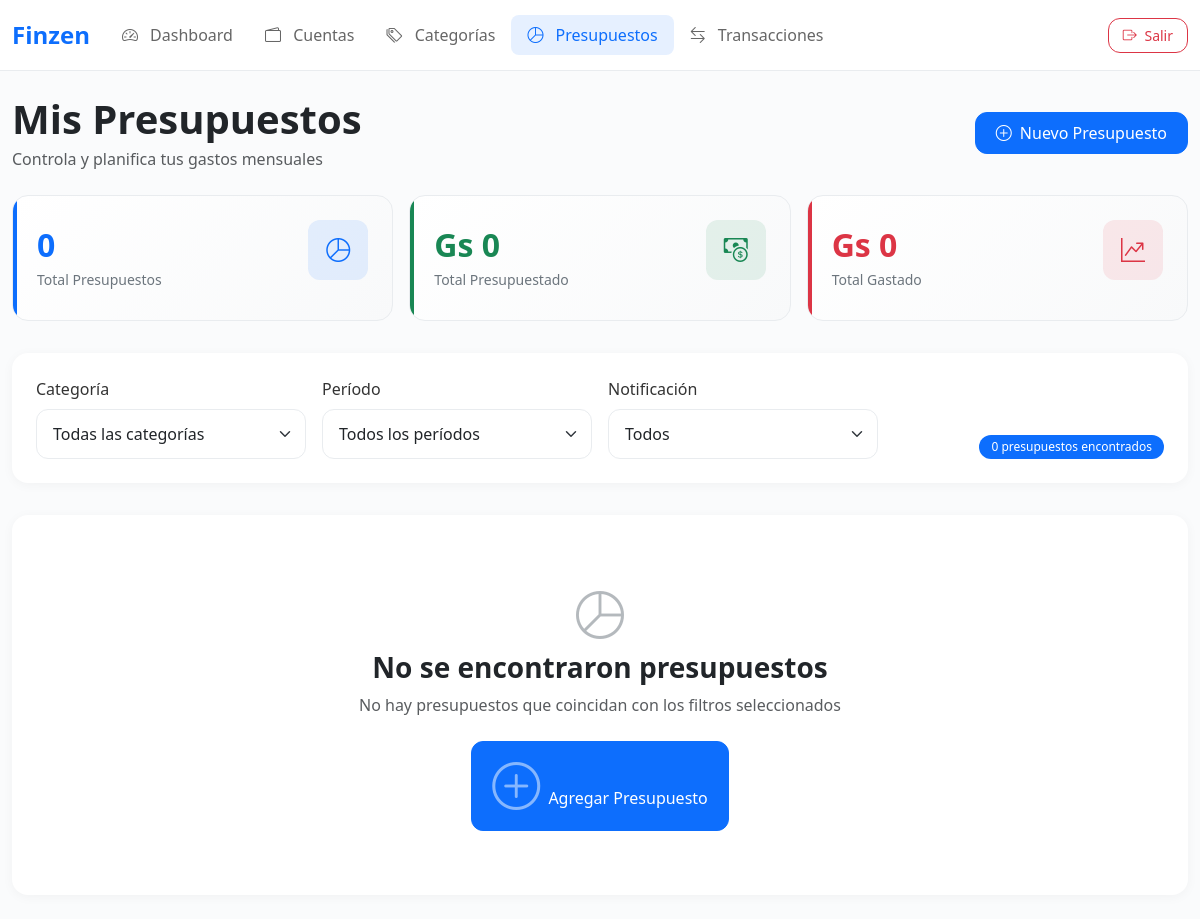
Page /user/presupuestos.php (signed in) on the earlier database version.
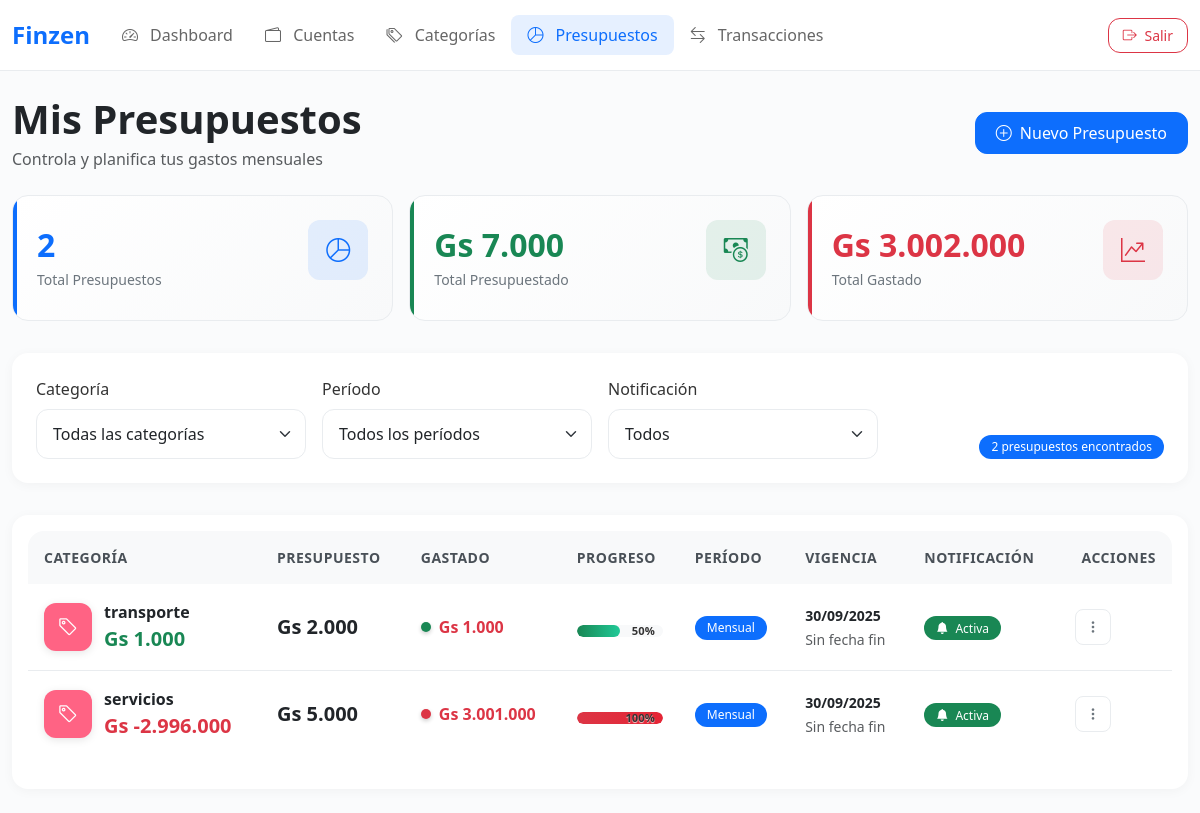
Same page on the later database version.
### tables this page shows
CREATE TABLE `presupuestos` (
  `id` int(10) UNSIGNED NOT NULL,
  `usuario_id` int(10) UNSIGNED NOT NULL,
  `categoria_id` int(10) UNSIGNED NOT NULL,
  `monto` bigint(20) NOT NULL COMMENT 'Valor en centavos/unidad mínima',
  `periodo` enum('mensual','anual') NOT NULL,
  `fecha_inicio` date NOT NULL,
  `fecha_fin` date DEFAULT NULL,
  `notificacion` tinyint(1) DEFAULT 1,
  `creado_en` timestamp NOT NULL DEFAULT current_timestamp(),
  `actualizado_en` timestamp NULL DEFAULT NULL ON UPDATE current_timestamp()
);

CREATE TABLE `categorias` (
  `id` int(10) UNSIGNED NOT NULL,
  `usuario_id` int(10) UNSIGNED NOT NULL,
  `nombre` varchar(50) NOT NULL,
  `tipo` enum('ingreso','gasto') NOT NULL,
  `icono` varchar(50) DEFAULT 'category',
  `color` char(7) DEFAULT '#1976D2',
  `creado_en` timestamp NOT NULL DEFAULT current_timestamp(),
  `actualizado_en` timestamp NULL DEFAULT NULL ON UPDATE current_timestamp()
);

### user/presupuestos.php (the view, shortened to what the changed rows need)
<?php
$db = Conexion::obtenerInstancia()->obtenerConexion();
$usuario_id = $_SESSION["user_id"];
function formatMoney($amount) {
    return 'Gs ' . number_format($amount / 100, 0, ',', '.');
}
class BudgetRepository {
    private $db;
    public function __construct($db) {
        $this->db = $db;
    }
    public function getAll($userId, $filters = [], $limit = 10, $offset = 0) {
        $query = "
            SELECT
                p.*,
                u.nombre_usuario,
                c.nombre AS categoria_nombre,
                c.color AS categoria_color,
                c.tipo AS categoria_tipo,
                COALESCE(SUM(CASE WHEN c.tipo = 'gasto' THEN t.monto ELSE 0 END), 0) AS gastos_actuales
            FROM
                presupuestos p
            INNER JOIN
                usuarios u ON p.usuario_id = u.id
            INNER JOIN
                categorias c ON p.categoria_id = c.id
            LEFT JOIN
                transacciones t ON p.categoria_id = t.categoria_id
                AND t.fecha BETWEEN p.fecha_inicio AND COALESCE(p.fecha_fin, CURDATE())
            WHERE
                p.usuario_id = :usuario_id
        ";
        $params = [':usuario_id' => $userId];
        $query .= " GROUP BY p.id, u.nombre_usuario, c.nombre, c.color, c.tipo";
        $countQuery = "SELECT COUNT(*) FROM ($query) AS filtered";
        $countStmt = $this->db->prepare($countQuery);
        foreach ($params as $key => $value) {
            $countStmt->bindValue($key, $value);
        }
        $countStmt->execute();
        $total = $countStmt->fetchColumn();
        $query .= " ORDER BY p.fecha_inicio DESC LIMIT :limit OFFSET :offset";
        $stmt = $this->db->prepare($query);
        $stmt->bindValue(':limit', $limit, PDO::PARAM_INT);
        $stmt->bindValue(':offset', $offset, PDO::PARAM_INT);
        foreach ($params as $key => $value) {
            $stmt->bindValue($key, $value);
        }
        $stmt->execute();
        return [
            'data' => $stmt->fetchAll(),
            'total' => $total
        ];
    }
    public function getTotalStats($userId) {
        $stmt = $this->db->prepare("
            SELECT
                COUNT(*) as total_presupuestos,
                COALESCE(SUM(p.monto), 0) as total_presupuestado,
                COALESCE(SUM(
                    CASE WHEN c.tipo = 'gasto' THEN
                        (SELECT COALESCE(SUM(t.monto), 0)
                         FROM transacciones t
                         WHERE t.categoria_id = p.categoria_id
                         AND t.fecha BETWEEN p.fecha_inicio AND COALESCE(p.fecha_fin, CURDATE()))
                    ELSE 0 END
                ), 0) as total_gastado
            FROM presupuestos p
            INNER JOIN categorias c ON p.categoria_id = c.id
            WHERE p.usuario_id = :usuario_id
        ");
        $stmt->execute([':usuario_id' => $userId]);
        return $stmt->fetch(PDO::FETCH_ASSOC);
    }
}
$periodos = [
    "mensual" => "Mensual",
    "anual" => "Anual",
];
$budgetRepo = new BudgetRepository($db);
$filters = [
    'categoria_id' => $_GET['categoria_id'] ?? '',
    'periodo' => $_GET['periodo'] ?? '',
    'notificacion' => isset($_GET['notificacion']) ? (int)$_GET['notificacion'] : null
];
$page = isset($_GET['page']) ? (int)$_GET['page'] : 1;
$perPage = 5;
$offset = ($page - 1) * $perPage;
$result = $budgetRepo->getAll($usuario_id, $filters, $perPage, $offset);
$presupuestos = $result['data'];
$totalPresupuestos = $result['total'];
$stats = $budgetRepo->getTotalStats($usuario_id);
?>
<!DOCTYPE html>
<html lang="es">
<head>
    <link href="https://cdn.jsdelivr.net/npm/bootstrap@5.3.0/dist/css/bootstrap.min.css" rel="stylesheet">
    <link rel="stylesheet" href="https://cdn.jsdelivr.net/npm/bootstrap-icons@1.10.0/font/bootstrap-icons.css">
</head>
<body>
    <div class="container py-4">
        <div class="d-flex justify-content-between align-items-center mb-4">
            <div>
                <h1 class="mb-1">Mis Presupuestos</h1>
            </div>
        </div>
        <div class="stats-grid">
            <div class="stat-card primary">
                <div class="d-flex justify-content-between align-items-center">
                    <div>
                        <div class="stat-value text-primary"><?= $stats['total_presupuestos'] ?></div>
                        <div class="stat-label">Total Presupuestos</div>
                    </div>
                </div>
            </div>
            <div class="stat-card success">
                <div class="d-flex justify-content-between align-items-center">
                    <div>
                        <div class="stat-value text-success"><?= formatMoney($stats['total_presupuestado']) ?></div>
                        <div class="stat-label">Total Presupuestado</div>
                    </div>
                </div>
            </div>
            <div class="stat-card danger">
                <div class="d-flex justify-content-between align-items-center">
                    <div>
                        <div class="stat-value text-danger"><?= formatMoney($stats['total_gastado']) ?></div>
                        <div class="stat-label">Total Gastado</div>
                    </div>
                </div>
            </div>
        </div>
        <div class="filters-card">
            <form method="GET" action="" id="filtersForm">
                <div class="row g-3 align-items-end">
                    <div class="col-md-3 text-md-end">
                        <span class="badge bg-primary badge-custom">
                            <?= $totalPresupuestos ?> presupuesto<?= $totalPresupuestos !== 1 ? 's' : '' ?> encontrado<?= $totalPresupuestos !== 1 ? 's' : '' ?>
                        </span>
                    </div>
                </div>
            </form>
        </div>
        <div class="card">
            <div class="card-body">
                <?php if (empty($presupuestos)): ?>
                    <div class="empty-state">
                        <i class="bi bi-pie-chart"></i>
                        <h3 class="mb-2">No se encontraron presupuestos</h3>
                        <p class="text-muted mb-4">No hay presupuestos que coincidan con los filtros seleccionados</p>
                        <button class="btn btn-primary" data-bs-toggle="modal" data-bs-target="#addBudgetModal">
                            <i class="bi bi-plus-circle me-1"></i> Agregar Presupuesto
                        </button>
                    </div>
                <?php else: ?>
                    <div class="table-responsive">
                        <table class="table table-hover align-middle">
                            <thead class="table-light">
                                <tr>
                                    <th>Categoría</th>
                                    <th>Presupuesto</th>
                                    <th>Gastado</th>
                                    <th>Progreso</th>
                                    <th>Período</th>
                                    <th>Vigencia</th>
                                    <th>Notificación</th>
                                    <th class="text-end">Acciones</th>
                                </tr>
                            </thead>
                            <tbody>
                                <?php foreach ($presupuestos as $presupuesto):
                                    $progreso = $presupuesto["monto"] > 0 ? min(100, ($presupuesto["gastos_actuales"] / $presupuesto["monto"]) * 100) : 0;
                                    $progresoClase = $progreso > 90 ? 'progress-danger' :
                                                    ($progreso > 70 ? 'progress-warning' : 'progress-success');
                                    $statusClase = $progreso > 90 ? 'status-danger' :
                                                 ($progreso > 70 ? 'status-warning' : 'status-safe');
                                    $restante = $presupuesto["monto"] - $presupuesto["gastos_actuales"];
                                    $restanteClase = $progreso > 90 ? 'restante-danger' :
                                                   ($progreso > 70 ? 'restante-warning' : 'restante-safe');
                                ?>
                                <tr>
                                    <td>
                                        <div class="d-flex align-items-center">
                                            <?php if (!empty($presupuesto['categoria_color'])): ?>
                                                <span class="category-icon" style="background-color: <?= htmlspecialchars($presupuesto['categoria_color']) ?>">
                                                    <i class="bi bi-tag"></i>
                                                </span>
                                            <?php endif; ?>
                                            <div>
                                                <strong><?= htmlspecialchars($presupuesto["categoria_nombre"]) ?></strong>
                                                <br>
                                                <span class="restante-amount <?= $restanteClase ?>">
                                                    <?= formatMoney($restante) ?>
                                                </span>
                                            </div>
                                        </div>
                                    </td>
                                    <td>
                                        <span class="fw-bold h5"><?= formatMoney($presupuesto["monto"]) ?></span>
                                    </td>
                                    <td>
                                        <div class="budget-status">
                                            <span class="status-indicator <?= $statusClase ?>"></span>
                                            <span class="<?= $presupuesto["gastos_actuales"] > 0 ? 'text-danger fw-bold' : 'text-muted' ?>">
                                                <?= formatMoney($presupuesto["gastos_actuales"]) ?>
                                            </span>
                                        </div>
                                    </td>
                                    <td>
                                        <div class="progress-container">
                                            <div class="progress-bar <?= $progresoClase ?>" style="width: <?= $progreso ?>%">
                                            </div>
                                            <span class="progress-percentage"><?= round($progreso) ?>%</span>
                                        </div>
                                    </td>
                                    <td>
                                        <span class="badge bg-primary badge-custom">
                                            <?= htmlspecialchars($periodos[$presupuesto["periodo"]] ?? $presupuesto["periodo"]) ?>
                                        </span>
                                    </td>
                                    <td>
                                        <small>
                                            <strong><?= date("d/m/Y", strtotime($presupuesto["fecha_inicio"])) ?></strong>
                                            <?php if ($presupuesto["fecha_fin"]): ?>
                                                <br>al <?= date("d/m/Y", strtotime($presupuesto["fecha_fin"])) ?>
                                            <?php else: ?>
                                                <br><span class="text-muted">Sin fecha fin</span>
                                            <?php endif; ?>
                                        </small>
                                    </td>
                                    <td>
                                        <?php if ($presupuesto["notificacion"]): ?>
                                            <span class="badge bg-success badge-custom">
                                                <i class="bi bi-bell-fill me-1"></i> Activa
                                            </span>
                                        <?php else: ?>
                                            <span class="badge bg-secondary badge-custom">
                                                <i class="bi bi-bell-slash me-1"></i> Inactiva
                                            </span>
                                        <?php endif; ?>
                                    </td>
                                    <td class="text-end">
                                        <div class="dropdown actions-dropdown">
                                            <button class="btn btn-sm btn-outline-secondary btn-action dropdown-toggle" type="button"
                                                    data-bs-toggle="dropdown" data-bs-auto-close="outside"
                                                    aria-expanded="false">
                                                <i class="bi bi-three-dots-vertical"></i>
                                            </button>
                                        </div>
                                    </td>
                                </tr>
                                <?php endforeach; ?>
                            </tbody>
                        </table>
                    </div>
                <?php endif; ?>
            </div>
        </div>
    </div>
</body>
</html>

Differences in the rows shown:
added presupuestos: categoria.nombre "transporte", restante "Gs 1.000", monto "Gs 2.000", gastos_actuales "Gs 1.000", progreso "50", periodo "Mensual", fecha_inicio "30/09/2025", shows "Sin fecha fin", notificacion 1 (drawn)
added presupuestos: categoria.nombre "servicios", restante "Gs -2.996.000", monto "Gs 5.000", gastos_actuales "Gs 3.001.000", progreso "100", periodo "Mensual", fecha_inicio "30/09/2025", shows "Sin fecha fin", notificacion 1 (drawn)
Other differences:
$stats['total_presupuestos']: "0" → "2"
formatMoney($stats['total_presupuestado']): "Gs 0" → "Gs 7.000"
formatMoney($stats['total_gastado']): "Gs 0" → "Gs 3.002.000"
$totalPresupuestos: "0" → "2"
text no longer shown: "No se encontraron presupuestos No hay presupuestos que coincidan con los filtros seleccionados Agregar Presupuesto"
text now shown: "CATEGORÍA PRESUPUESTO GASTADO PROGRESO PERÍODO VIGENCIA NOTIFICACIÓN ACCIONES"
